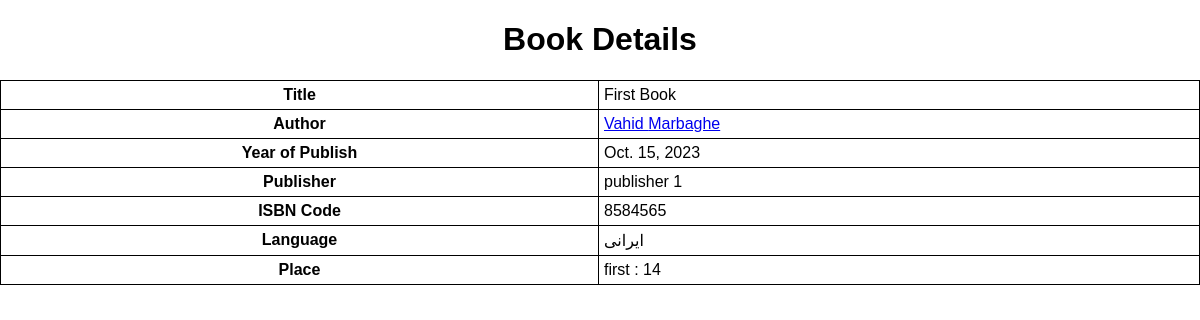
Page /books/1/ on the committed database.
### books/models.py (models this page shows, shortened)
class Book(models.Model):
    title = models.CharField(max_length=250, null=False, blank=False)
    author = models.ForeignKey(Author, on_delete=models.SET_NULL, null=True)
    year_of_publish = models.DateField(blank=True, help_text='The time of publish book')
    publisher = models.CharField(max_length=250, null=False, blank=True)
    ISBN_code = models.CharField(max_length=250, null=False, blank=False)
    language = models.CharField(max_length=100, blank=False, null=False)
    cage_info = models.ForeignKey(Cage, on_delete=models.SET_NULL, null=True)

class Author(models.Model):
    nationality_fields = [('I', 'Internal'), ('E', 'External')]
    first_name = models.CharField(max_length=50, null=False, blank=False)
    last_name = models.CharField(max_length=80, null=False, blank=False)
    nationality = models.CharField(choices=nationality_fields, max_length=1)

class Cage(models.Model):
    number = models.IntegerField(verbose_name='cage number',
                                 validators=[MinValueValidator(1), MaxValueValidator(100)])
    roadway = models.CharField(max_length=250, null=False, blank=False, verbose_name='A title for roadway')
    def __str__(self):
        return f"{self.roadway} : {self.number}"

### books/views.py (the view)
# urls.py: path('<int:book_id>/', views.book_detail, name="book_detail"),
def book_detail(request, book_id=1):
    selected_book = get_object_or_404(Book, pk=book_id)
    template_response = loader.get_template('books/book_detail.html')
    return HttpResponse(template_response.render({'book': selected_book}, request))

### templates/books/book_detail.html (shortened to what this page needs)
<!DOCTYPE html>
<html lang="en">
<head>
</head>
<body>
<h1>Book Details</h1>
<table>
    <tr>
        <th>Title</th>
        <td>{{ book.title }}</td>
    </tr>
    <tr>
        <th>Author</th>
        <td><a href="{% url 'author_detail' book.author.id %}">{{ book.author.first_name }} {{ book.author.last_name }}</a></td>
    </tr>
    <tr>
        <th>Year of Publish</th>
        <td>{{ book.year_of_publish }}</td>
    </tr>
    <tr>
        <th>Publisher</th>
        <td>{{ book.publisher }}</td>
    </tr>
    <tr>
        <th>ISBN Code</th>
        <td>{{ book.ISBN_code }}</td>
    </tr>
    <tr>
        <th>Language</th>
        <td>{{ book.language }}</td>
    </tr>
    <tr>
        <th>Place</th>
        <td>{{ book.cage_info }}</td>
    </tr>
</table>
</body>
</html>

### templates/books/book_detail.html (style rules this page uses)
body { font-family: sans-serif; margin: 0; }
h1 { text-align: center; font-size: 2rem; font-weight: bold; }
table { width: 100%; border-collapse: collapse; }
th, td { border: 1px solid black; padding: 5px; }

### rows in the picture
Book: title "First Book", author.first_name "Vahid", author.last_name "Marbaghe", year_of_publish "Oct. 15, 2023", publisher "publisher 1", ISBN_code "8584565", language "ایرانی", cage_info "first : 14"
